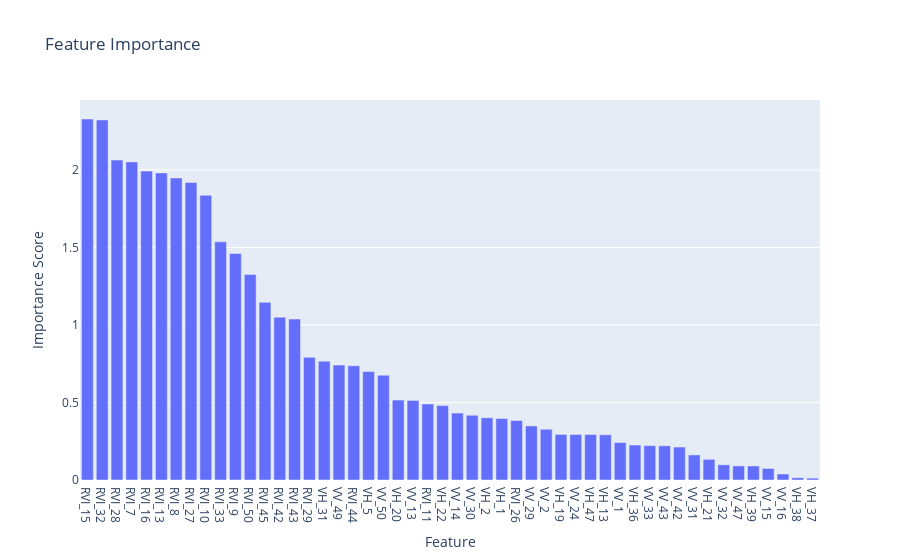

Write notebook code for a chart like this one.
### Code cell
import plotly.graph_objects as go
# Sorting feature importance dictionary by values
sorted_features = sorted(feat_imp.items(), key=lambda x: x[1], reverse=True)

# Extracting feature names and importance scores
features = [item[0] for item in sorted_features]
importance_scores = [item[1] for item in sorted_features]

# Creating a bar plot
fig = go.Figure(data=[go.Bar(x=features, y=importance_scores)])

# Adding title and labels
fig.update_layout(title='Feature Importance', xaxis_title='Feature', yaxis_title='Importance Score')

# Show plot
fig.show()

### Figure 1 — Plotly figure (JSON) as saved in the notebook; plotly's stock layout.template omitted (floating-point values rounded to 4 significant figures)
{"data": [{"type": "bar", "x": ["RVI_15", "RVI_32", "RVI_28", "RVI_7", "RVI_16", "RVI_13", "RVI_8", "RVI_27", "RVI_10", "RVI_33", "RVI_9", "RVI_50", "RVI_45", "RVI_42", "RVI_43", "RVI_29", "VH_31", "VV_49", "RVI_44", "VH_5", "VV_50", "VH_20", "VV_13", "RVI_11", "VH_22", "VV_14", "VV_30", "VH_2", "VH_1", "RVI_26", "VV_29", "VV_2", "VH_19", "VV_24", "VH_47", "VH_13", "VV_1", "VH_36", "VV_33", "VV_43", "VV_42", "VV_31", "VH_21", "VV_32", "VV_47", "VH_39", "VV_15", "VV_16", "VH_38", "VH_37"], "y": [2.329, 2.322, 2.064, 2.052, 1.993, 1.981, 1.948, 1.919, 1.837, 1.536, 1.461, 1.325, 1.146, 1.05, 1.038, 0.7911, 0.7664, 0.7412, 0.7369, 0.6996, 0.6757, 0.5155, 0.5132, 0.4903, 0.4798, 0.4317, 0.4172, 0.4015, 0.3967, 0.3837, 0.3487, 0.3273, 0.2941, 0.2936, 0.2933, 0.2918, 0.2414, 0.2257, 0.2218, 0.2206, 0.2125, 0.1617, 0.1332, 0.09832, 0.09096, 0.09034, 0.07432, 0.03878, 0.01438, 0.01199]}], "layout": {"title": {"text": "Feature Importance"}, "xaxis": {"title": {"text": "Feature"}}, "yaxis": {"title": {"text": "Importance Score"}}}}
